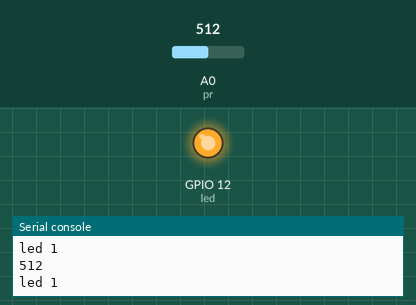
Bench run of a program on a simulated ESP8266 board running MicroPython. Parts: output pins drawn as LEDs (lit = HIGH), the last lines printed to the serial console. The inputs (shaded band) are chosen by the test bench; at power-on: A0 (pr) = 512 (analog values on the 0–1023 scale).

Above: at 1.2 s.
1.3 s: A0 (pr) set to 793
2.8 s: A0 (pr) set to 807
At 4.2 s:
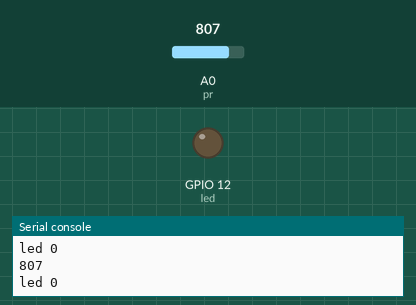
4.5 s: A0 (pr) set to 790
At 5.3 s:
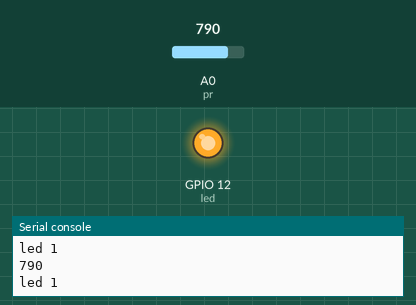
6.0 s: A0 (pr) set to 810
At 6.5 s:
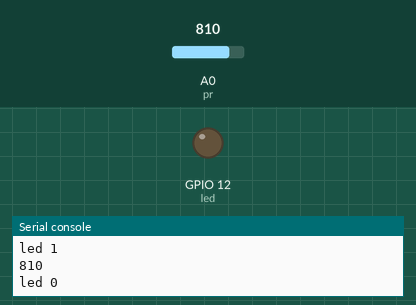
Timing chart, 0 to 8.5 s (numbered marks = the images above; inputs shaded):
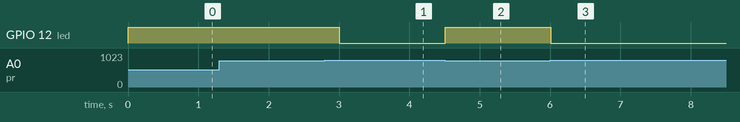

The program:

HB-MicroPython-10-PhotoResistorEsp8266.py
```python
'''
For more details, please follow the link below:
https://hamruyesh.com/product/micro-python-esp32-esp8266-programming-tutorial/

'''
from machine import Pin, ADC
from time import sleep

pr = ADC(0)
led = Pin(12, Pin.OUT)

while(True):
    print(pr.read())
    print("led", led.value())

    if (pr.read() < 800):
        led.value(1)
    else:
        led.value(0)

    sleep(0.3)
```

Measured:
- the behaviour switches between 799 and 800 on A0 (pr) (found by bisection; images 0 and 1)
- after the input at 2.8 s, GPIO 12 (led): HIGH → LOW after 0.20 s
- after the input at 4.5 s, GPIO 12 (led): LOW → HIGH at once
- after the input at 6.0 s, GPIO 12 (led): HIGH → LOW at once
